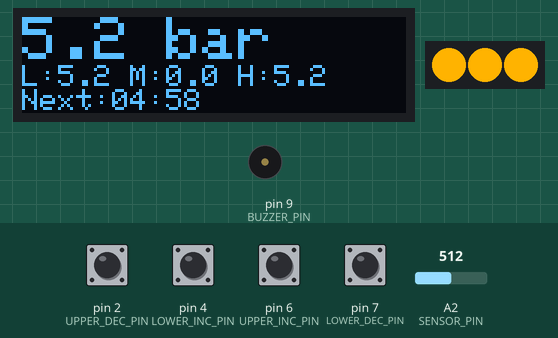
The sketch below on a simulated Arduino Uno, built with avr-gcc and run on an emulated ATmega328P. Parts: 128×32 one-colour display, 3 RGB LEDs in strip order, left to right, buzzer (waves = sounding). The inputs (shaded band) are chosen by the test bench; at power-on: pin 2 (UPPER_DEC_PIN), pin 4 (LOWER_INC_PIN), pin 6 (UPPER_INC_PIN), pin 7 (LOWER_DEC_PIN) HIGH, A2 (SENSOR_PIN) = 512. EEPROM starts erased.

Above: at 1.2 s.
1.3 s: A2 (SENSOR_PIN) set to 889
At 2.8 s:
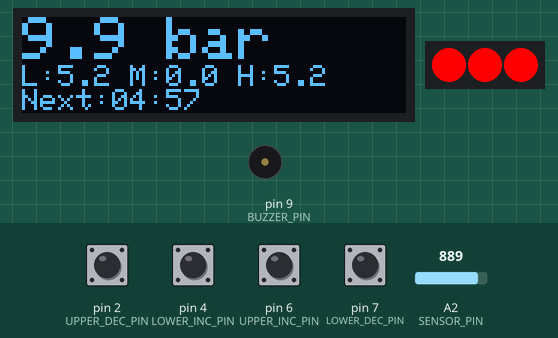
4.3 s: A2 (SENSOR_PIN) set to 917
At 5.0 s:
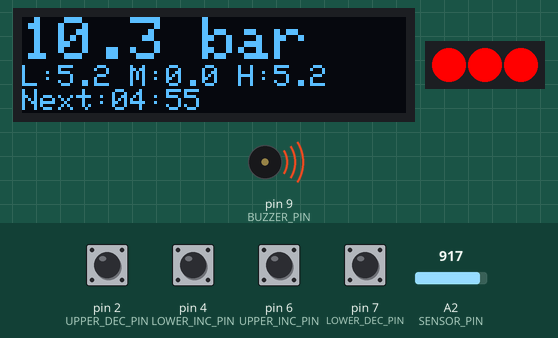
7.3 s: pin 2 (UPPER_DEC_PIN) pulled LOW for 1 s
At 9.4 s:
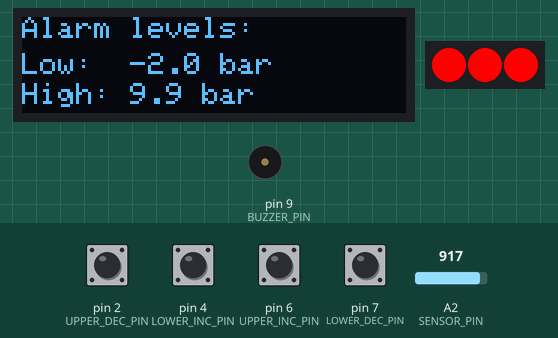
12.8 s: A2 (SENSOR_PIN) set to 511
At 14.7 s:
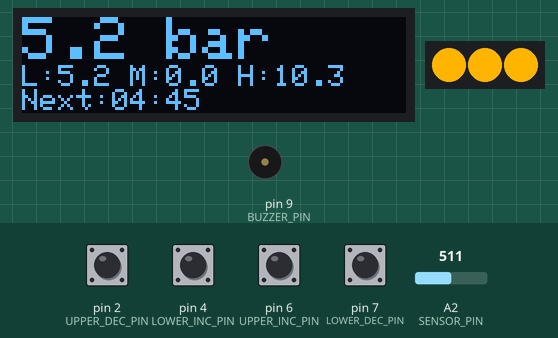
15.8 s: pin 4 (LOWER_INC_PIN) pulled LOW for 0.15 s
At 16.7 s:
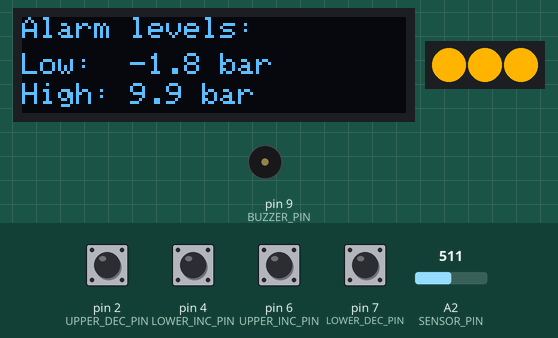
Timing chart, 0 to 18.8 s (numbered marks = the images above; inputs shaded):
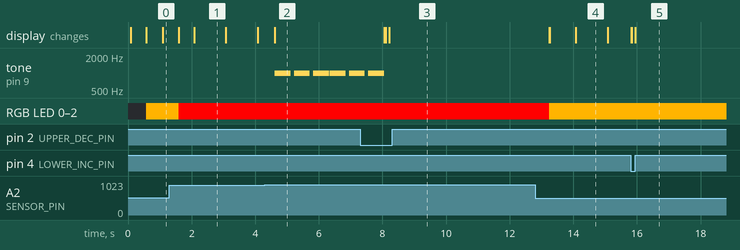

Measured:
- the behaviour switches between 901 and 902 on A2 (SENSOR_PIN) (found by bisection; images 1 and 2)
- after the input at 1.3 s, the display: first changes after 0.29 s (image 1 shows a later state)
- after the input at 4.3 s, tone on pin 9 (BUZZER_PIN): plays 1000 Hz for 0.50 s, 1000 Hz for 0.50 s, 1000 Hz for 0.50 s, 1000 Hz for 0.50 s, 1000 Hz for 0.35 s, starting after 0.32 s
- after the input at 7.3 s, tone on pin 9 (BUZZER_PIN): goes on until 8.0 s, then stays silent; the display: first differs from a run without the input after 0.80 s (image 3 shows a later state)
- after the input at 12.8 s, tone on pin 9 (BUZZER_PIN): stops changing and stays silent; the display: first changes after 0.45 s (image 4 shows a later state)
- after the input at 15.8 s, the display: first changes at once (image 5 shows a later state)
- what the display in image 1 shows lasts 1.0 s, from 2.1 s to 3.1 s

The sketch:

main.ino
```cpp
/**************************************************************************************************************************************************
*                                                                                                                                                 *
*  DIY pressure monitoring system (suatble for air/gas/water/oil) - example of usage with an Air Compressor:                                      *
*  https://github.com/mikew777/KypruinoPressureMonitor/                                                                                           *
*                                                                                                                                                 *
*  This code is adapted for Kypruino UNO+ v0.6.x board with connected to it:                                                                      *
*  - analog pressure sensor (to Analog A2 pin)                                                                                                    *
*  - I2C external screen 128x32 (conected to special screen socket of Kypruino UNO+)                                                              *
*                                                                                                                                                 *
*  Kypruino UNO+ is an Arduino Uno R3 copmatible board helps quick prototyping and clean DIY projects with less wires and external components.    *
*                                                                                                                                                 *
*  Developed by Island Electronics team https://islandelectronics.com.cy                                                                          *
*                                                                                                                                                 *
**************************************************************************************************************************************************/

#include <Wire.h> // for I2C display
#include <Adafruit_GFX.h> // for I2C display
#include <Adafruit_SSD1306.h> // for I2C display
#include <Adafruit_NeoPixel.h> // to work with on-board NeoPixel LEDs
#include <EEPROM.h> // to access embedded EEPROM of Kypruino's MCU
#include <math.h>  // to use isnan() for new EEPROM

// ===== Hardware setup =====
// OLED-display 128×32 by I2C
#define SCREEN_WIDTH 128
#define SCREEN_HEIGHT 32
#define OLED_RESET   -1
Adafruit_SSD1306 display(SCREEN_WIDTH, SCREEN_HEIGHT, &Wire, OLED_RESET);

// NeoPixel (3 RGB LED) using pin 8
#define NEOPIXEL_PIN   8
#define NEOPIXEL_COUNT 3
Adafruit_NeoPixel strip(NEOPIXEL_COUNT, NEOPIXEL_PIN, NEO_GRB + NEO_KHZ800);

// Pressure sensor connected to A2
const int SENSOR_PIN = A2;

// on-board buttons for alarm settings
#define UPPER_INC_PIN 6
#define UPPER_DEC_PIN 2
#define LOWER_INC_PIN 4
#define LOWER_DEC_PIN 7

// Buzzer/piezo pin
#define BUZZER_PIN 9

// ===== Analog pressure sensor settings =====
const float V_MIN     = 0.5f;      // when 0 PSI
const float V_MAX     = 4.5f;      // when max 150 PSI
const float PSI_MIN   = 0.0f;
const float PSI_MAX   = 150.0f;
const float PSI_RANGE = PSI_MAX - PSI_MIN;
const float V_RANGE   = V_MAX   - V_MIN;
const float PSI_TO_BAR = 0.0689476f; // 1 PSI ≈ 0.0689476 bar

// ===== Timings =====
const unsigned long STATS_INTERVAL   = 5UL * 60UL * 1000UL; // 5 minutes
const unsigned long INSTANT_INTERVAL = 500;                // 0.5 sec

// ===== EEPROM =====
const int EEPROM_ADDR_LOWER = 0;
const int EEPROM_ADDR_UPPER = sizeof(float);
const float THRESH_MIN      = -99.9f;
const float THRESH_MAX      =  99.9f;
const float DEFAULT_LOWER   = -2.0f;
const float DEFAULT_UPPER   = 10.1f;

// ===== Global variables =====
// Alert thresholds (bottom and upper)
float lowerThreshold, upperThreshold;

// For statistics block of the screen
unsigned long nextStatsUpdate;
unsigned long lastInstantUpdate;
float sumBar = 0;
unsigned long countBar = 0;
float minBar = 1e6, maxBar = -1e6, avgBar = 0;

// Screen updates management
float prevAvgBar = NAN, prevMinBar = NAN, prevMaxBar = NAN;
int   prevRemMin = -1,  prevRemSec = -1;

// Alert thresholds settings mode function
void thresholdConfigMode();

void setup() {
  // on-board buttons initialization
  pinMode(UPPER_INC_PIN, INPUT_PULLUP);
  pinMode(UPPER_DEC_PIN, INPUT_PULLUP);
  pinMode(LOWER_INC_PIN, INPUT_PULLUP);
  pinMode(LOWER_DEC_PIN, INPUT_PULLUP);

  // Puzzer/piezo initialization
  pinMode(BUZZER_PIN, OUTPUT);
  digitalWrite(BUZZER_PIN, LOW);

  // I2C display initialization
  display.begin(SSD1306_SWITCHCAPVCC, 0x3C);
  display.clearDisplay();
  display.setTextColor(WHITE);

  // NeoPixels initialization
  strip.begin();
  strip.show();

  // Reading thresholds settings saved EEPROM
  EEPROM.get(EEPROM_ADDR_LOWER, lowerThreshold);
  EEPROM.get(EEPROM_ADDR_UPPER, upperThreshold);
  // If it is first time launch and EEPROM has no settings saved - writing default values DEFAULT_LOWER & DEFAULT_UPPER
  if ( isnan(lowerThreshold) || lowerThreshold < THRESH_MIN || lowerThreshold > THRESH_MAX ||
       isnan(upperThreshold) || upperThreshold < THRESH_MIN || upperThreshold > THRESH_MAX) {
    lowerThreshold = DEFAULT_LOWER;
    upperThreshold = DEFAULT_UPPER;
    EEPROM.put(EEPROM_ADDR_LOWER, lowerThreshold);
    EEPROM.put(EEPROM_ADDR_UPPER, upperThreshold);
  }


  // Timers
  unsigned long now = millis();
  nextStatsUpdate   = now + STATS_INTERVAL;
  lastInstantUpdate = now;
}

void loop() {
  unsigned long now = millis();

  // If button pressed - enter threshold settings mode
  if (digitalRead(UPPER_INC_PIN)==LOW ||
      digitalRead(UPPER_DEC_PIN)==LOW ||
      digitalRead(LOWER_INC_PIN)==LOW ||
      digitalRead(LOWER_DEC_PIN)==LOW) {
    thresholdConfigMode();
    // After threshold settings mode - setting flags to return main screen data
    prevAvgBar = prevMinBar = prevMaxBar = NAN;
    prevRemMin = prevRemSec = -1;
    lastInstantUpdate = 0;
  }

  // 1) Reading pressure sensor data
  int raw = analogRead(SENSOR_PIN);
  float voltage = raw * (5.0f / 1023.0f);
  float psi = (voltage - V_MIN) * (PSI_RANGE / V_RANGE);
  float bar = psi * PSI_TO_BAR;

  // 2) Statistics for data on screen
  sumBar += bar;
  countBar++;
  if (bar < minBar) minBar = bar;
  if (bar > maxBar) maxBar = bar;

  // 3) Reset statistics based on STATS_INTERVAL period setting
  if (now >= nextStatsUpdate) {
    avgBar = sumBar / countBar;
    sumBar = 0;
    countBar = 0;
    minBar = bar;
    maxBar = bar;
    nextStatsUpdate = now + STATS_INTERVAL;
  }

  // 4) Screen statistics update timer
  unsigned long remaining = (nextStatsUpdate > now) ? nextStatsUpdate - now : 0;
  int remMin = remaining / 60000;
  int remSec = (remaining % 60000) / 1000;

  // 5) Update of live data with frequency defined in INSTANT_INTERVAL for current pessure + NeoPixels + buzzer
  if (now - lastInstantUpdate >= INSTANT_INTERVAL) {
    lastInstantUpdate = now;

    // — Updating live pressure data screen block 0…15px
    display.fillRect(0, 0, SCREEN_WIDTH, 16, BLACK);

    // — using big font
    display.setTextSize(2);
    display.setCursor(0, 0);
    display.print(bar, 1);
    display.print(" bar");

    // — reverting to standart font
    display.setTextSize(1);

    // NeoPixels: blue->yellow (for 0–4 bar range), yellow->red (for 4–8 bar range)
    float t; uint8_t R, G, B;
    if (bar <= 0.0f) {
      R = 0;   G = 0;   B = 255;
    } else if (bar < 4.0f) {
      t = bar / 4.0f;
      R = (uint8_t)(255 * t);
      G = (uint8_t)(255 * t);
      B = (uint8_t)(255 * (1.0f - t));
    } else if (bar < 8.0f) {
      t = (bar - 4.0f) / 4.0f;
      R = 255;
      G = (uint8_t)(255 * (1.0f - t));
      B = 0;
    } else {
      R = 255; G = 0; B = 0;
    }
    for (int i = 0; i < strip.numPixels(); i++) {
      strip.setPixelColor(i, strip.Color(R, G, B));
    }
    strip.show();

    // Buzzer: alert if threshold passed
    if (bar < lowerThreshold || bar > upperThreshold) {
      display.display();
      for (int i = 0; i < 3; i++) {
        tone(BUZZER_PIN, 1000);    // 1 kHz
        delay(500);
        noTone(BUZZER_PIN);
        if (i < 2) delay(100);
      }
    } else {
      noTone(BUZZER_PIN);
    }
  }

  // 6) Statistics of pressure - it show for the past period Lowest pressure measured / M(average pressure calculated) / Highest pressure measured
  if (avgBar != prevAvgBar) {
    display.fillRect(0, 16, SCREEN_WIDTH, 8, BLACK);
    display.setCursor(0, 16);
    display.print("L:");
    display.print(minBar, 1);
    display.print(" M:");
    display.print(avgBar, 1);
    display.print(" H:");
    display.print(maxBar, 1);
    prevMinBar = minBar;
    prevAvgBar = avgBar;
    prevMaxBar = maxBar;
  }

  // 7) Show timer - when next statistics will be shown
  if (remMin != prevRemMin || remSec != prevRemSec) {
    display.fillRect(0, 24, SCREEN_WIDTH, 8, BLACK);
    display.setCursor(0, 24);
    display.print("Next:");
    if (remMin < 10) display.print('0');
    display.print(remMin);
    display.print(':');
    if (remSec < 10) display.print('0');
    display.print(remSec);
    prevRemMin = remMin;
    prevRemSec = remSec;
  }

  // 8) General display referesh execution
  display.display();
}

// ===== Thresholds settings mode funtion =====
void thresholdConfigMode() {
  unsigned long lastPress = millis();

  // Saving start thresholds to compare later to decide if to update EEPROM (to keep EEPROM healthy and not write to it if data not updated)
  float origLower = lowerThreshold;
  float origUpper = upperThreshold;

  // Drawing new thresholds settings screen
  display.clearDisplay();
  display.setTextSize(1);
  display.setCursor(0, 0);
  display.print("Alarm levels:");
  display.setCursor(0, 12);
  display.print("Low:  ");
  display.print(lowerThreshold, 1);
  display.print(" bar");
  display.setCursor(0, 22);
  display.print("High: ");
  display.print(upperThreshold, 1);
  display.print(" bar");
  display.display();

  while (millis() - lastPress < 5000) {
    bool updated = false;

    if (digitalRead(UPPER_INC_PIN) == LOW) {
      upperThreshold = min(upperThreshold + 0.1f, THRESH_MAX);
      updated = true;
    }
    if (digitalRead(UPPER_DEC_PIN) == LOW) {
      upperThreshold = max(upperThreshold - 0.1f, THRESH_MIN);
      updated = true;
    }
    if (digitalRead(LOWER_INC_PIN) == LOW) {
      lowerThreshold = min(lowerThreshold + 0.1f, THRESH_MAX);
      updated = true;
    }
    if (digitalRead(LOWER_DEC_PIN) == LOW) {
      lowerThreshold = max(lowerThreshold - 0.1f, THRESH_MIN);
      updated = true;
    }

    if (updated) {
      // if any button pressed - reset timer to keep user in the settings menu for 5 sec after any interaction with this menu
      lastPress = millis();

      // if buttong pressed - means we need to update data on the screen to reflect changes
      display.fillRect(0, 12, SCREEN_WIDTH, 20, BLACK);
      display.setCursor(0, 12);
      display.print("Low:  ");
      display.print(lowerThreshold, 1);
      display.print(" bar");
      display.setCursor(0, 22);
      display.print("High: ");
      display.print(upperThreshold, 1);
      display.print(" bar");
      display.display();
    }

    delay(100); // to have smooth display operation
  }
  // Only if settings are changed when exiting threshold settings mode - writing new settings to EEPROM
  if (lowerThreshold != origLower) {
    EEPROM.put(EEPROM_ADDR_LOWER, lowerThreshold);
  }
  if (upperThreshold != origUpper) {
    EEPROM.put(EEPROM_ADDR_UPPER, upperThreshold);
  }
}
```
